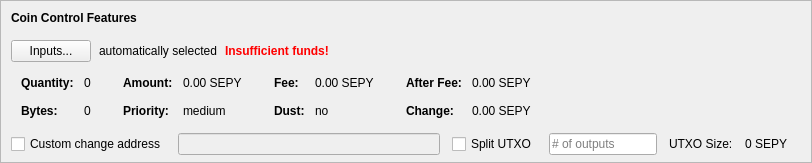
    <widget class="QFrame" name="frameCoinControl">
     <property name="sizePolicy">
      <sizepolicy hsizetype="Expanding" vsizetype="Expanding">
       <horstretch>0</horstretch>
       <verstretch>0</verstretch>
      </sizepolicy>
     </property>
     <property name="maximumSize">
      <size>
       <width>16777215</width>
       <height>16777215</height>
      </size>
     </property>
     <property name="frameShape">
      <enum>QFrame::StyledPanel</enum>
     </property>
     <property name="frameShadow">
      <enum>QFrame::Sunken</enum>
     </property>
     <layout class="QVBoxLayout" name="verticalLayoutCoinControl2">
      <property name="spacing">
       <number>0</number>
      </property>
      <property name="leftMargin">
       <number>0</number>
      </property>
      <property name="topMargin">
       <number>0</number>
      </property>
      <property name="rightMargin">
       <number>0</number>
      </property>
      <property name="bottomMargin">
       <number>6</number>
      </property>
      <item>
       <layout class="QVBoxLayout" name="verticalLayoutCoinControl" stretch="0,0,0,0,1">
        <property name="spacing">
         <number>0</number>
        </property>
        <property name="leftMargin">
         <number>10</number>
        </property>
        <property name="topMargin">
         <number>10</number>
        </property>
        <item>
         <layout class="QHBoxLayout" name="horizontalLayoutCoinControl1">
          <property name="bottomMargin">
           <number>15</number>
          </property>
          <item>
           <widget class="QLabel" name="labelCoinControlFeatures">
            <property name="sizePolicy">
             <sizepolicy hsizetype="Preferred" vsizetype="Maximum">
              <horstretch>0</horstretch>
              <verstretch>0</verstretch>
             </sizepolicy>
            </property>
            <property name="font">
             <font>
              <weight>75</weight>
              <bold>true</bold>
             </font>
            </property>
            <property name="styleSheet">
             <string notr="true">font-weight:bold;</string>
            </property>
            <property name="text">
             <string>Coin Control Features</string>
            </property>
           </widget>
          </item>
         </layout>
        </item>
        <item>
         <layout class="QHBoxLayout" name="horizontalLayoutCoinControl2" stretch="0,0,0,0">
          <property name="spacing">
           <number>8</number>
          </property>
          <property name="bottomMargin">
           <number>10</number>
          </property>
          <item>
           <widget class="QPushButton" name="pushButtonCoinControl">
            <property name="styleSheet">
             <string notr="true"/>
            </property>
            <property name="text">
             <string>Inputs...</string>
            </property>
            <property name="autoDefault">
             <bool>false</bool>
            </property>
           </widget>
          </item>
          <item>
           <widget class="QLabel" name="labelCoinControlAutomaticallySelected">
            <property name="text">
             <string>automatically selected</string>
            </property>
            <property name="margin">
             <number>5</number>
            </property>
           </widget>
          </item>
          <item>
           <widget class="QLabel" name="labelCoinControlInsuffFunds">
            <property name="font">
             <font>
              <weight>75</weight>
              <bold>true</bold>
             </font>
            </property>
            <property name="styleSheet">
             <string notr="true">color:red;font-weight:bold;</string>
            </property>
            <property name="text">
             <string>Insufficient funds!</string>
            </property>
            <property name="margin">
             <number>5</number>
            </property>
           </widget>
          </item>
          <item>
           <spacer name="horizontalSpacerCoinControl">
            <property name="orientation">
             <enum>Qt::Horizontal</enum>
            </property>
            <property name="sizeHint" stdset="0">
             <size>
              <width>40</width>
              <height>1</height>
             </size>
            </property>
           </spacer>
          </item>
         </layout>
        </item>
        <item>
         <widget class="QWidget" name="widgetCoinControl" native="true">
          <property name="sizePolicy">
           <sizepolicy hsizetype="Preferred" vsizetype="Preferred">
            <horstretch>0</horstretch>
            <verstretch>0</verstretch>
           </sizepolicy>
          </property>
          <property name="minimumSize">
           <size>
            <width>0</width>
            <height>0</height>
           </size>
          </property>
          <property name="styleSheet">
           <string notr="true"/>
          </property>
          <layout class="QHBoxLayout" name="horizontalLayoutCoinControl5">
           <property name="leftMargin">
            <number>0</number>
           </property>
           <property name="topMargin">
            <number>0</number>
           </property>
           <property name="rightMargin">
            <number>0</number>
           </property>
           <property name="bottomMargin">
            <number>0</number>
           </property>
           <item>
            <layout class="QHBoxLayout" name="horizontalLayoutCoinControl3" stretch="0,0,0,1">
             <property name="spacing">
              <number>20</number>
             </property>
             <property name="topMargin">
              <number>0</number>
             </property>
             <property name="bottomMargin">
              <number>10</number>
             </property>
             <item>
              <layout class="QFormLayout" name="formLayoutCoinControl1">
               <property name="horizontalSpacing">
                <number>10</number>
               </property>
               <property name="verticalSpacing">
                <number>14</number>
               </property>
               <property name="leftMargin">
                <number>10</number>
               </property>
               <property name="topMargin">
                <number>4</number>
               </property>
               <property name="rightMargin">
                <number>6</number>
               </property>
               <item row="0" column="0">
                <widget class="QLabel" name="labelCoinControlQuantityText">
                 <property name="font">
                  <font>
                   <weight>75</weight>
                   <bold>true</bold>
                  </font>
                 </property>
                 <property name="text">
                  <string>Quantity:</string>
                 </property>
                 <property name="margin">
                  <number>0</number>
                 </property>
                </widget>
               </item>
               <item row="0" column="1">
                <widget class="QLabel" name="labelCoinControlQuantity">
                 <property name="cursor">
                  <cursorShape>IBeamCursor</cursorShape>
                 </property>
                 <property name="contextMenuPolicy">
                  <enum>Qt::ActionsContextMenu</enum>
                 </property>
                 <property name="text">
                  <string notr="true">0</string>
                 </property>
                 <property name="margin">
                  <number>0</number>
                 </property>
                 <property name="textInteractionFlags">
                  <set>Qt::LinksAccessibleByMouse|Qt::TextSelectableByKeyboard|Qt::TextSelectableByMouse</set>
                 </property>
                </widget>
               </item>
               <item row="1" column="0">
                <widget class="QLabel" name="labelCoinControlBytesText">
                 <property name="font">
                  <font>
                   <weight>75</weight>
                   <bold>true</bold>
                  </font>
                 </property>
                 <property name="text">
                  <string>Bytes:</string>
                 </property>
                </widget>
               </item>
               <item row="1" column="1">
                <widget class="QLabel" name="labelCoinControlBytes">
                 <property name="cursor">
                  <cursorShape>IBeamCursor</cursorShape>
                 </property>
                 <property name="contextMenuPolicy">
                  <enum>Qt::ActionsContextMenu</enum>
                 </property>
                 <property name="text">
                  <string notr="true">0</string>
                 </property>
                 <property name="textInteractionFlags">
                  <set>Qt::LinksAccessibleByMouse|Qt::TextSelectableByKeyboard|Qt::TextSelectableByMouse</set>
                 </property>
                </widget>
               </item>
              </layout>
             </item>
             <item>
              <layout class="QFormLayout" name="formLayoutCoinControl2">
               <property name="horizontalSpacing">
                <number>10</number>
               </property>
               <property name="verticalSpacing">
                <number>14</number>
               </property>
               <property name="leftMargin">
                <number>6</number>
               </property>
               <property name="topMargin">
                <number>4</number>
               </property>
               <property name="rightMargin">
                <number>6</number>
               </property>
               <item row="0" column="0">
                <widget class="QLabel" name="labelCoinControlAmountText">
                 <property name="font">
                  <font>
                   <weight>75</weight>
                   <bold>true</bold>
                  </font>
                 </property>
                 <property name="text">
                  <string>Amount:</string>
                 </property>
                 <property name="margin">
                  <number>0</number>
                 </property>
                </widget>
               </item>
               <item row="0" column="1">
                <widget class="QLabel" name="labelCoinControlAmount">
                 <property name="cursor">
                  <cursorShape>IBeamCursor</cursorShape>
                 </property>
                 <property name="contextMenuPolicy">
                  <enum>Qt::ActionsContextMenu</enum>
                 </property>
                 <property name="text">
                  <string notr="true">0.00 SEPY</string>
                 </property>
                 <property name="textInteractionFlags">
                  <set>Qt::LinksAccessibleByMouse|Qt::TextSelectableByKeyboard|Qt::TextSelectableByMouse</set>
                 </property>
                </widget>
               </item>
               <item row="1" column="0">
                <widget class="QLabel" name="labelCoinControlPriorityText">
                 <property name="font">
                  <font>
                   <weight>75</weight>
                   <bold>true</bold>
                  </font>
                 </property>
                 <property name="text">
                  <string>Priority:</string>
                 </property>
                </widget>
               </item>
               <item row="1" column="1">
                <widget class="QLabel" name="labelCoinControlPriority">
                 <property name="cursor">
                  <cursorShape>IBeamCursor</cursorShape>
                 </property>
                 <property name="contextMenuPolicy">
                  <enum>Qt::ActionsContextMenu</enum>
                 </property>
                 <property name="text">
                  <string>medium</string>
                 </property>
                 <property name="textInteractionFlags">
                  <set>Qt::LinksAccessibleByMouse|Qt::TextSelectableByKeyboard|Qt::TextSelectableByMouse</set>
                 </property>
                </widget>
               </item>
              </layout>
             </item>
             <item>
              <layout class="QFormLayout" name="formLayoutCoinControl3">
               <property name="horizontalSpacing">
                <number>10</number>
               </property>
               <property name="verticalSpacing">
                <number>14</number>
               </property>
               <property name="leftMargin">
                <number>6</number>
               </property>
               <property name="topMargin">
                <number>4</number>
               </property>
               <property name="rightMargin">
                <number>6</number>
               </property>
               <item row="0" column="0">
                <widget class="QLabel" name="labelCoinControlFeeText">
                 <property name="font">
                  <font>
                   <weight>75</weight>
                   <bold>true</bold>
                  </font>
                 </property>
                 <property name="text">
                  <string>Fee:</string>
                 </property>
                 <property name="margin">
                  <number>0</number>
                 </property>
                </widget>
               </item>
               <item row="0" column="1">
                <widget class="QLabel" name="labelCoinControlFee">
                 <property name="cursor">
                  <cursorShape>IBeamCursor</cursorShape>
                 </property>
                 <property name="contextMenuPolicy">
                  <enum>Qt::ActionsContextMenu</enum>
                 </property>
                 <property name="text">
                  <string notr="true">0.00 SEPY</string>
                 </property>
                 <property name="textInteractionFlags">
                  <set>Qt::LinksAccessibleByMouse|Qt::TextSelectableByKeyboard|Qt::TextSelectableByMouse</set>
                 </property>
                </widget>
               </item>
               <item row="1" column="0">
                <widget class="QLabel" name="labelCoinControlLowOutputText">
                 <property name="font">
                  <font>
                   <weight>75</weight>
                   <bold>true</bold>
                  </font>
                 </property>
                 <property name="text">
                  <string>Dust:</string>
                 </property>
                </widget>
               </item>
               <item row="1" column="1">
                <widget class="QLabel" name="labelCoinControlLowOutput">
                 <property name="cursor">
                  <cursorShape>IBeamCursor</cursorShape>
                 </property>
                 <property name="contextMenuPolicy">
                  <enum>Qt::ActionsContextMenu</enum>
                 </property>
                 <property name="text">
                  <string>no</string>
                 </property>
                 <property name="textInteractionFlags">
                  <set>Qt::LinksAccessibleByMouse|Qt::TextSelectableByKeyboard|Qt::TextSelectableByMouse</set>
                 </property>
                </widget>
               </item>
              </layout>
             </item>
             <item>
              <layout class="QFormLayout" name="formLayoutCoinControl4">
               <property name="horizontalSpacing">
                <number>10</number>
               </property>
               <property name="verticalSpacing">
                <number>14</number>
               </property>
               <property name="leftMargin">
                <number>6</number>
               </property>
               <property name="topMargin">
                <number>4</number>
               </property>
               <property name="rightMargin">
                <number>6</number>
               </property>
               <item row="0" column="0">
                <widget class="QLabel" name="labelCoinControlAfterFeeText">
                 <property name="font">
                  <font>
                   <weight>75</weight>
                   <bold>true</bold>
                  </font>
                 </property>
                 <property name="text">
                  <string>After Fee:</string>
                 </property>
                 <property name="margin">
                  <number>0</number>
                 </property>
                </widget>
               </item>
               <item row="0" column="1">
                <widget class="QLabel" name="labelCoinControlAfterFee">
                 <property name="cursor">
                  <cursorShape>IBeamCursor</cursorShape>
                 </property>
                 <property name="contextMenuPolicy">
                  <enum>Qt::ActionsContextMenu</enum>
                 </property>
                 <property name="text">
                  <string notr="true">0.00 SEPY</string>
                 </property>
                 <property name="textInteractionFlags">
                  <set>Qt::LinksAccessibleByMouse|Qt::TextSelectableByKeyboard|Qt::TextSelectableByMouse</set>
                 </property>
                </widget>
               </item>
               <item row="1" column="0">
                <widget class="QLabel" name="labelCoinControlChangeText">
                 <property name="font">
                  <font>
                   <weight>75</weight>
                   <bold>true</bold>
                  </font>
                 </property>
                 <property name="text">
                  <string>Change:</string>
                 </property>
                </widget>
               </item>
               <item row="1" column="1">
                <widget class="QLabel" name="labelCoinControlChange">
                 <property name="cursor">
                  <cursorShape>IBeamCursor</cursorShape>
                 </property>
                 <property name="contextMenuPolicy">
                  <enum>Qt::ActionsContextMenu</enum>
                 </property>
                 <property name="text">
                  <string notr="true">0.00 SEPY</string>
                 </property>
                 <property name="textInteractionFlags">
                  <set>Qt::LinksAccessibleByMouse|Qt::TextSelectableByKeyboard|Qt::TextSelectableByMouse</set>
                 </property>
                </widget>
               </item>
              </layout>
             </item>
            </layout>
           </item>
          </layout>
         </widget>
        </item>
        <item>
         <layout class="QHBoxLayout" name="horizontalLayoutCoinControl4" stretch="0,0,0,0,0,0,0">
          <property name="spacing">
           <number>12</number>
          </property>
          <property name="sizeConstraint">
           <enum>QLayout::SetDefaultConstraint</enum>
          </property>
          <property name="topMargin">
           <number>5</number>
          </property>
          <property name="rightMargin">
           <number>5</number>
          </property>
          <item>
           <widget class="QCheckBox" name="checkBoxCoinControlChange">
            <property name="toolTip">
             <string>If this is activated, but the change address is empty or invalid, change will be sent to a newly generated address.</string>
            </property>
            <property name="text">
             <string>Custom change address</string>
            </property>
           </widget>
          </item>
          <item>
           <widget class="QValidatedLineEdit" name="lineEditCoinControlChange">
            <property name="enabled">
             <bool>false</bool>
            </property>
            <property name="sizePolicy">
             <sizepolicy hsizetype="Expanding" vsizetype="Fixed">
              <horstretch>0</horstretch>
              <verstretch>0</verstretch>
             </sizepolicy>
            </property>
           </widget>
          </item>
          <item>
           <widget class="QCheckBox" name="splitBlockCheckBox">
            <property name="text">
             <string>Split UTXO</string>
            </property>
           </widget>
          </item>
          <item>
           <widget class="QLineEdit" name="splitBlockLineEdit">
            <property name="sizePolicy">
             <sizepolicy hsizetype="Fixed" vsizetype="Fixed">
              <horstretch>50</horstretch>
              <verstretch>0</verstretch>
             </sizepolicy>
            </property>
            <property name="placeholderText">
             <string># of outputs</string>
            </property>
           </widget>
          </item>
          <item>
           <widget class="QLabel" name="labelBlockSizeText">
            <property name="text">
             <string>UTXO Size:</string>
            </property>
           </widget>
          </item>
          <item>
           <widget class="QLabel" name="labelBlockSize">
            <property name="text">
             <string>0 SEPY</string>
            </property>
           </widget>
          </item>
          <item>
           <widget class="QLabel" name="labelCoinControlChangeLabel">
            <property name="sizePolicy">
             <sizepolicy hsizetype="Preferred" vsizetype="Expanding">
              <horstretch>0</horstretch>
              <verstretch>0</verstretch>
             </sizepolicy>
            </property>
            <property name="minimumSize">
             <size>
              <width>0</width>
              <height>0</height>
             </size>
            </property>
            <property name="text">
             <string/>
            </property>
            <property name="margin">
             <number>3</number>
            </property>
           </widget>
          </item>
         </layout>
        </item>
        <item>
         <spacer name="verticalSpacerCoinControl">
          <property name="orientation">
           <enum>Qt::Vertical</enum>
          </property>
          <property name="sizeHint" stdset="0">
           <size>
            <width>800</width>
            <height>1</height>
           </size>
          </property>
         </spacer>
        </item>
       </layout>
      </item>
     </layout>
    </widget>
